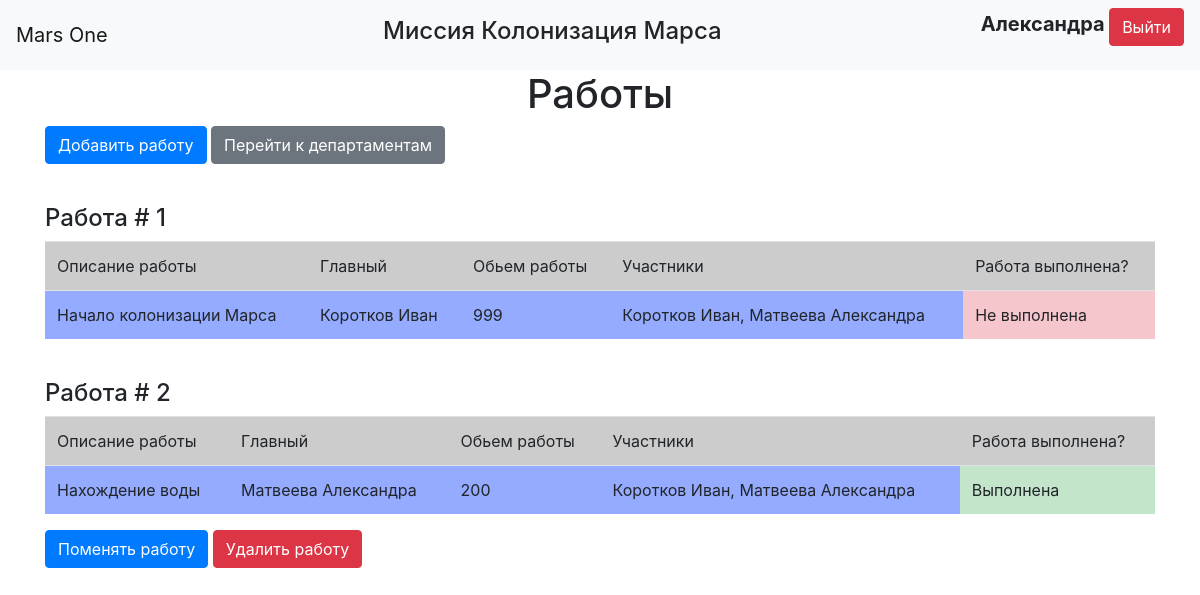
/jobs (signed in), run on an earlier commit of the app's database.
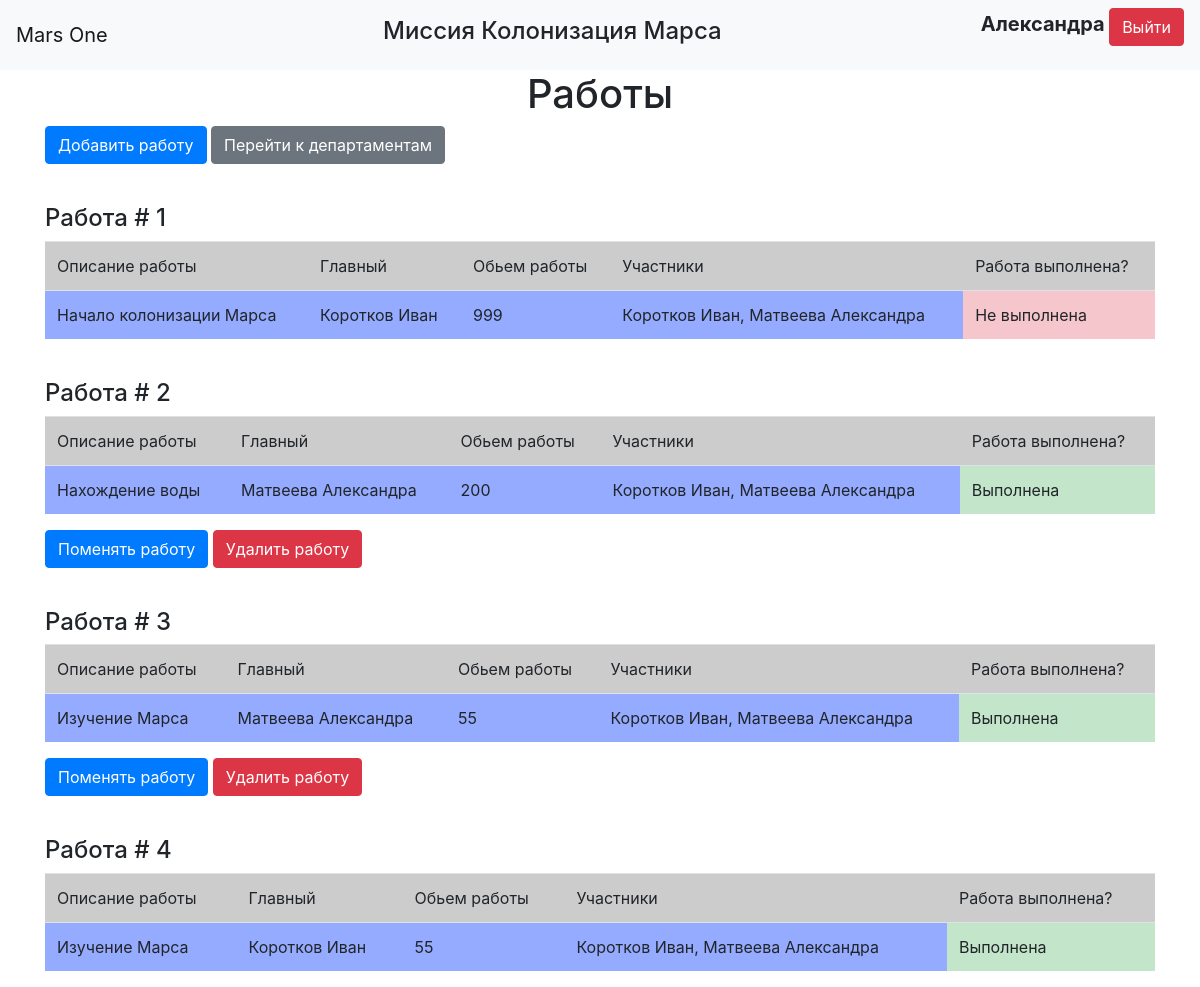
And on a later commit of the database.
### data/users.py (models this page shows, shortened)
class User(SqlAlchemyBase, UserMixin, SerializerMixin):
    __tablename__ = 'users'
    id = sqlalchemy.Column(sqlalchemy.Integer,
                           primary_key=True, autoincrement=True)
    surname = sqlalchemy.Column(sqlalchemy.String, nullable=True)
    name = sqlalchemy.Column(sqlalchemy.String, nullable=True)
    age = sqlalchemy.Column(sqlalchemy.Integer, nullable=True)
    position = sqlalchemy.Column(sqlalchemy.String, nullable=True)
    speciality = sqlalchemy.Column(sqlalchemy.String, nullable=True)
    address = sqlalchemy.Column(sqlalchemy.String, nullable=True, default=f"module_{randint(0, 99)}")
    email = sqlalchemy.Column(sqlalchemy.String, unique=True, nullable=True)
    hashed_password = sqlalchemy.Column(sqlalchemy.String, nullable=True)
    modified_date = sqlalchemy.Column(sqlalchemy.DateTime, default=datetime.datetime.now)
    jobs = orm.relationship("Jobs", back_populates="user")

### data/jobs.py (models this page shows)
class Jobs(SqlAlchemyBase, SerializerMixin):
    __tablename__ = 'jobs'
    id = sqlalchemy.Column(sqlalchemy.Integer,
                           primary_key=True, autoincrement=True)
    team_leader = sqlalchemy.Column(sqlalchemy.Integer, sqlalchemy.ForeignKey("users.id"),
                                    nullable=True)
    job = sqlalchemy.Column(sqlalchemy.String, nullable=True)
    work_size = sqlalchemy.Column(sqlalchemy.Integer, nullable=True)
    collaborators = sqlalchemy.Column(sqlalchemy.String, nullable=True)
    start_date = sqlalchemy.Column(sqlalchemy.DateTime, default=datetime.datetime.now, nullable=True)
    end_date = sqlalchemy.Column(sqlalchemy.DateTime, nullable=True)
    is_finished = sqlalchemy.Column(sqlalchemy.Boolean, nullable=True)
    creator = sqlalchemy.Column(sqlalchemy.Integer)
    user = orm.relationship('User')

### main.py (the view)
@app.route("/jobs")
@login_required
def jobs():
    dbs = db_session.create_session()
    if current_user.id != 1:
        jobs = dbs.query(Jobs).filter((Jobs.collaborators.like(f'% {current_user.id}%')) |
                                      (Jobs.collaborators.like(f'%{current_user.id},%')) |
                                      (Jobs.collaborators == str(current_user.id)) |
                                      (Jobs.creator == current_user.id))
    else:
        jobs = dbs.query(Jobs)
    return render_template("jobs.html", jobs=jobs,
                           teams=[", ".join(get_users(job, dbs)) for job in jobs],
                           title="Работы")

### data/db_session.py (called while the page is built)
def create_session() -> Session:
    global __factory
    return __factory()

### main.py (called while the page is built)
@login_manager.user_loader
def load_user(user_id):
    db_sess = db_session.create_session()
    return db_sess.query(User).get(user_id)

def get_users(storage, dbs):
    users = []
    for u_id in storage.collaborators.split(", "):
        try:
            ans = dbs.query(User).filter(User.id == int(u_id)).first()
            users.append(f"{ans.surname} {ans.name}")
        except (AttributeError, ValueError):
            users.append("Неизвестно Кто")
    return users

### templates/jobs.html
{% extends "base.html" %}
{% block content %}
{% if jobs %}
    <h1 class="center">Работы</h1>
    <p>
        <a class="btn btn-primary" href="/add_job">Добавить работу</a>
        <a class="btn btn-secondary" href="/departments">Перейти к департаментам</a>
    </p>
{% else %}
    <h1 class="center">Нет работ</h1>
    <p class="center">
        <a class="btn btn-primary" href="/add_job">Добавить работу</a>
        <a class="btn btn-secondary" href="/departments">Перейти к департаментам</a>
    </p>
{% endif %}
{% for job in jobs %}
    <br>
    <h4>Работа # {{loop.index}}</h4>
    <table class="table">
        <tr bgcolor="#ccc">
            <td>Описание работы</td>
            <td>Главный</td>
            <td>Обьем работы</td>
            <td>Участники</td>
            <td>Работа выполнена?</td>
        </tr>
        <tr bgcolor="#94abff">
            <td>{{ job.job }}</td>
            <td>{% if job.user %} {{ job.user.surname }} {{job.user.name}} {% else %}Неизвестно Кто{% endif %}</td>
            <td>{{ job.work_size }}</td>
            <td>{{ teams[loop.index - 1] }}</td>
            {% if job.is_finished %}
                <td class="table-success">Выполнена</td>
            {% else %}
                <td class="table-danger">Не выполнена</td>
            {% endif %}
        </tr>
    </table>
    {% if job.user %}
        {% set tema_leader = job.user.id %}
    {% else %}
        {% set tema_leader = 1 %}
    {% endif %}
    {% if current_user.id in (1, job.creator, team_leader) %}
    <p>
        <a class="btn btn-primary" href="/change_job/{{ job.id }}" >Поменять работу</a>
        <a class="btn btn-danger" href="/delete_job/{{ job.id }}" >Удалить работу</a>
    </p>
    {% endif %}
{% endfor %}
{% endblock %}

### templates/base.html (shortened to what this page needs)
<!doctype html>
<html lang="en">
<head>
    <link rel="stylesheet"
          href="https://stackpath.bootstrapcdn.com/bootstrap/4.4.1/css/bootstrap.min.css"
>
    <link rel="stylesheet" type="text/css" href="{{ url_for('static', filename='css/style.css') }}" />
</head>
<body>
<header>
    <nav class="navbar navbar-light bg-light">
        <a class="navbar-brand">Mars One</a>
        <h4 class="center">Миссия Колонизация Марса</h4>
        {% if current_user.is_authenticated %}
            <p>
                <a class="bold">{{ current_user.name }}</a>
                <a class="btn btn-danger" href="/logout">Выйти</a>
            </p>
        {% else %}
            <p>
                <a class="btn btn-primary" href="/register">Зарегистрироваться</a>
                <a class="btn btn-success" href="/login">Войти</a>
            </p>
        {% endif %}
    </nav>
</header>
<main role="main" class="container">
    {% block content %}{% endblock %}
</main>
</body>
</html>

### static/css/style.css (style rules this page uses)
.center { text-align: center; }
.bold { font-size: 20px; font-weight: bold; }

What changed in the data, as far as the page shows it:
added Jobs: job "Изучение Марса", user.surname "Матвеева", user.name "Александра", work_size "55", teams "Коротков Иван, Матвеева Александра", is_finished "Выполнена"
added Jobs: job "Изучение Марса", user.surname "Коротков", user.name "Иван", work_size "55", teams "Коротков Иван, Матвеева Александра", is_finished "Выполнена"
